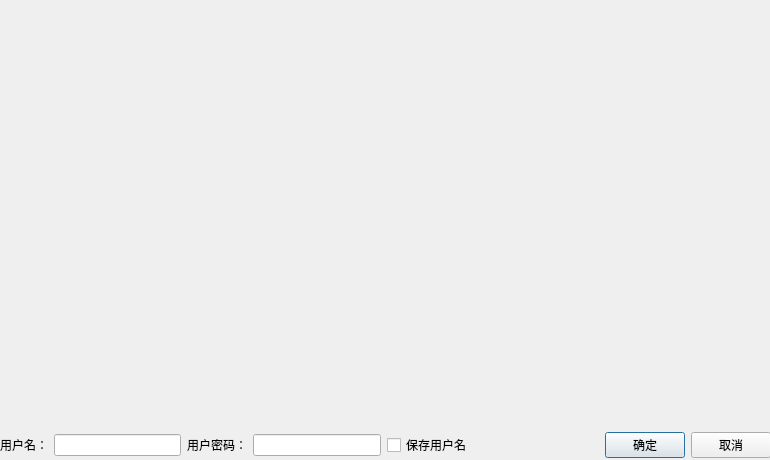
<?xml version="1.0" encoding="UTF-8"?>
<ui version="4.0">
 <class>TLoginDialog</class>
 <widget class="QDialog" name="TLoginDialog">
  <property name="geometry">
   <rect>
    <x>0</x>
    <y>0</y>
    <width>770</width>
    <height>460</height>
   </rect>
  </property>
  <property name="windowTitle">
   <string>Dialog</string>
  </property>
  <widget class="QLabel" name="label">
   <property name="geometry">
    <rect>
     <x>0</x>
     <y>-10</y>
     <width>770</width>
     <height>450</height>
    </rect>
   </property>
   <property name="text">
    <string/>
   </property>
   <property name="pixmap">
    <pixmap resource="res.qrc">:/back_small.jpg</pixmap>
   </property>
  </widget>
  <widget class="QWidget" name="">
   <property name="geometry">
    <rect>
     <x>0</x>
     <y>430</y>
     <width>771</width>
     <height>30</height>
    </rect>
   </property>
   <layout class="QHBoxLayout" name="horizontalLayout">
    <item>
     <widget class="QLabel" name="label_2">
      <property name="text">
       <string>用户名：</string>
      </property>
     </widget>
    </item>
    <item>
     <widget class="QLineEdit" name="lineEdit"/>
    </item>
    <item>
     <widget class="QLabel" name="label_3">
      <property name="text">
       <string>用户密码：</string>
      </property>
     </widget>
    </item>
    <item>
     <widget class="QLineEdit" name="lineEdit_2">
      <property name="echoMode">
       <enum>QLineEdit::Password</enum>
      </property>
     </widget>
    </item>
    <item>
     <widget class="QCheckBox" name="checkBox">
      <property name="text">
       <string>保存用户名</string>
      </property>
      <property name="checked">
       <bool>false</bool>
      </property>
     </widget>
    </item>
    <item>
     <spacer name="horizontalSpacer">
      <property name="orientation">
       <enum>Qt::Horizontal</enum>
      </property>
      <property name="sizeHint" stdset="0">
       <size>
        <width>40</width>
        <height>20</height>
       </size>
      </property>
     </spacer>
    </item>
    <item>
     <widget class="QPushButton" name="pushButton">
      <property name="text">
       <string>确定</string>
      </property>
     </widget>
    </item>
    <item>
     <widget class="QPushButton" name="pushButton_2">
      <property name="text">
       <string>取消</string>
      </property>
     </widget>
    </item>
   </layout>
  </widget>
 </widget>
 <resources>
  <include location="res.qrc"/>
 </resources>
 <connections>
  <connection>
   <sender>pushButton_2</sender>
   <signal>clicked()</signal>
   <receiver>TLoginDialog</receiver>
   <slot>reject()</slot>
   <hints>
    <hint type="sourcelabel">
     <x>723</x>
     <y>444</y>
    </hint>
    <hint type="destinationlabel">
     <x>384</x>
     <y>229</y>
    </hint>
   </hints>
  </connection>
 </connections>
</ui>
